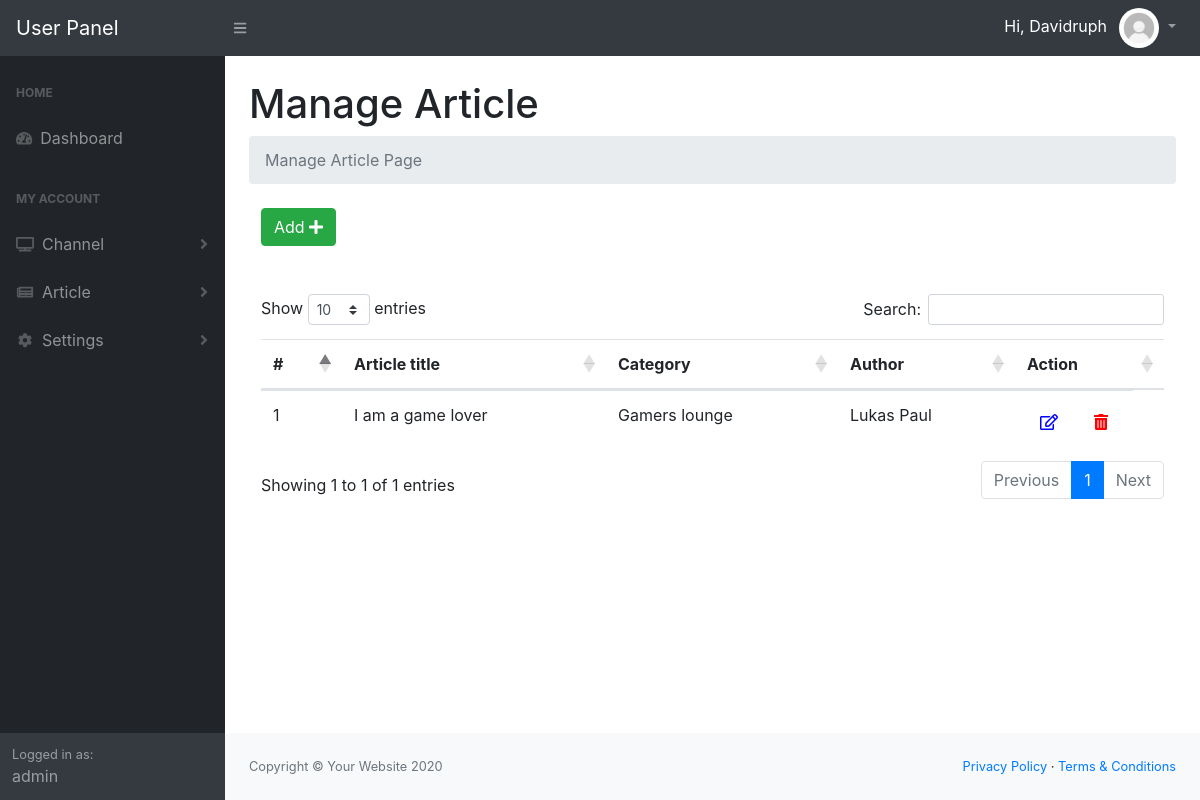
The page /user/manage-article.php (signed in) on the database as committed earlier.
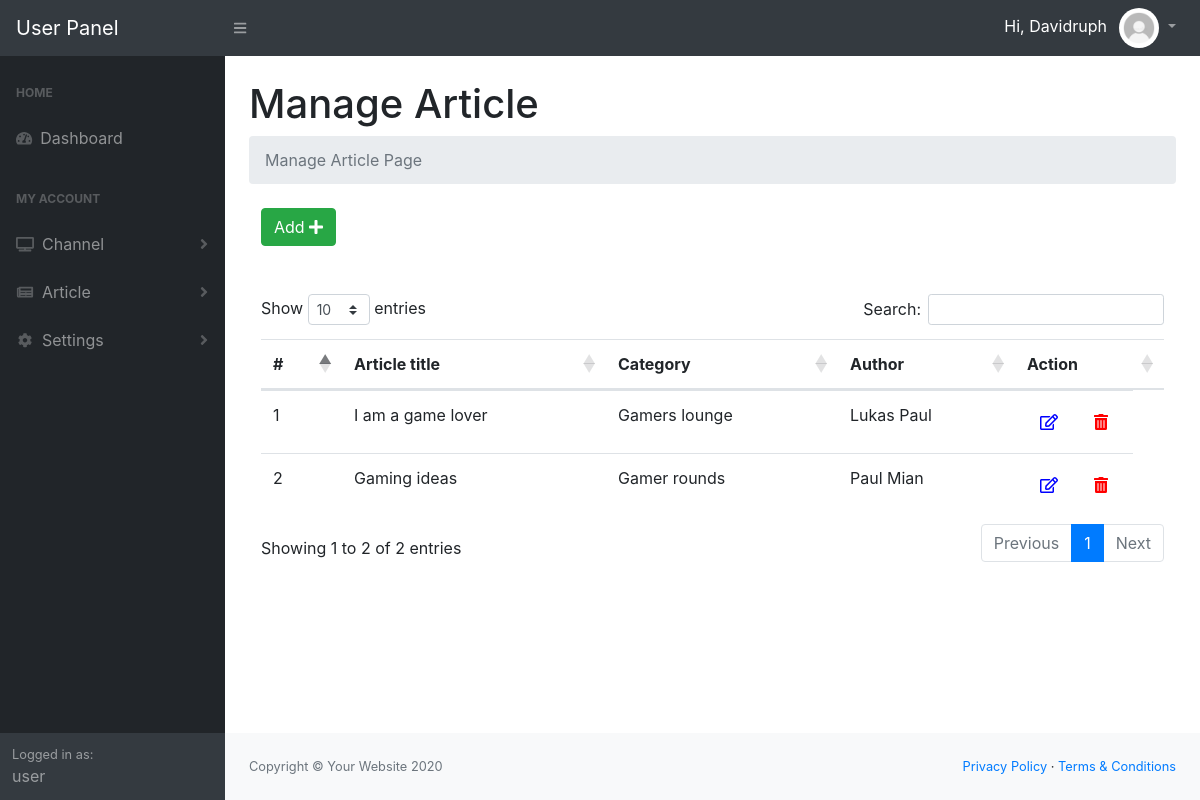
The same page on the database as committed later.
### tables this page shows
CREATE TABLE IF NOT EXISTS `article` (
  `id` int(11) NOT NULL AUTO_INCREMENT,
  `user_id` int(11) NOT NULL,
  `title` varchar(255) NOT NULL,
  `author` varchar(255) NOT NULL,
  `description` text NOT NULL,
  `image` varchar(255) NOT NULL,
  `category` varchar(255) NOT NULL,
  `created_on` timestamp NOT NULL DEFAULT CURRENT_TIMESTAMP ON UPDATE CURRENT_TIMESTAMP,
  `Is_Active` int(11) DEFAULT NULL,
  PRIMARY KEY (`id`)
);

### user/manage-article.php (the view, shortened to what the changed rows need)
<?php
require 'functions/dbconn.php';
?>
<?php
    include('include/header.php');
$sql = 'SELECT * FROM article WHERE Is_Active=1 AND user_id=:id';
$statement = $connection->prepare($sql);
$statement->execute([':id' => $id]);
$article = $statement->fetchAll(PDO::FETCH_ASSOC);
?>
<?php
    include('include/sidebar.php');
?>
<main>
    <div class="container-fluid">
        <h1 class="mt-4">Manage Article</h1>
        <div class="col-md-12">
            <div class="demo-box m-t-20">
                <div class="m-b-30">
                    <a href="add-article.php">
                    </a>
                </div>
                <br>
                <br>
            <div class="table-responsive">
                <table class="table m-0 table-colored-bordered table-bordered-primary" id="dataTable">
                    <thead>
                        <tr>
                            <th>#</th>
                            <th>Article title</th>
                            <th>Category</th>
                            <th>Author</th>
                            <th>Action</th>
                        </tr>
                    </thead>
                    <tbody>
                     <?php $counter = 0; foreach($article as $art): ?>
					<tr>
                        <td><?php echo ++$counter; ?></td>
                        <td><?php echo $art['title']; ?></td>
                        <td><?php echo $art['category']; ?></td>
                        <td><?php echo $art['author']; ?></td>
						<td style="display: inline-flex;">
              <form action="edit-article.php" method="post">
                  <button type="submit" name="btn_edit" class="btn" style="color: blue;"><i class="far fa-edit"></i></button>
              </form>
          <form action="manage-article.php" method="post">
              <button type="submit" name="delete_btn" class="btn " onclick="return confirm('Are you sure you want to delete this record?');" style="margin-left: 10px;color: red;"><i class="fas fa-trash-alt"></i></button>
          </form>
            </td>
					</tr>
          <?php endforeach; ?>
                    </tbody>
                </table>
                </div>
            </div>
        </div>
    </div>
</main>
<?php
    include('include/footer.php');
?>
<?php
    include('include/scripts.php');
?>

### user/include/sidebar.php (shortened to what the changed rows need)
<div id="layoutSidenav">
    <div id="layoutSidenav_nav">
        <nav class="sb-sidenav accordion sb-sidenav-dark" id="sidenavAccordion">
            <div class="sb-sidenav-menu">
                <div class="nav">
                </div>
            </div>
            <div class="sb-sidenav-footer">
                <div class="small">Logged in as:</div>
                <?= $role ?>
            </div>
        </nav>
    </div>
    <div id="layoutSidenav_content">

Rows that differ between the two databases and show on the page:
added article: title "Gaming ideas", category "Gamer rounds", author "Paul Mian"
Other text that changed with them:
$role: "admin" → "user"
text written by a page script: "Show entries Search: Showing 1 to 1 of 1 entries Previous 1 Next" → "Show entries Search: Showing 1 to 2 of 2 entries Previous 1 Next"
